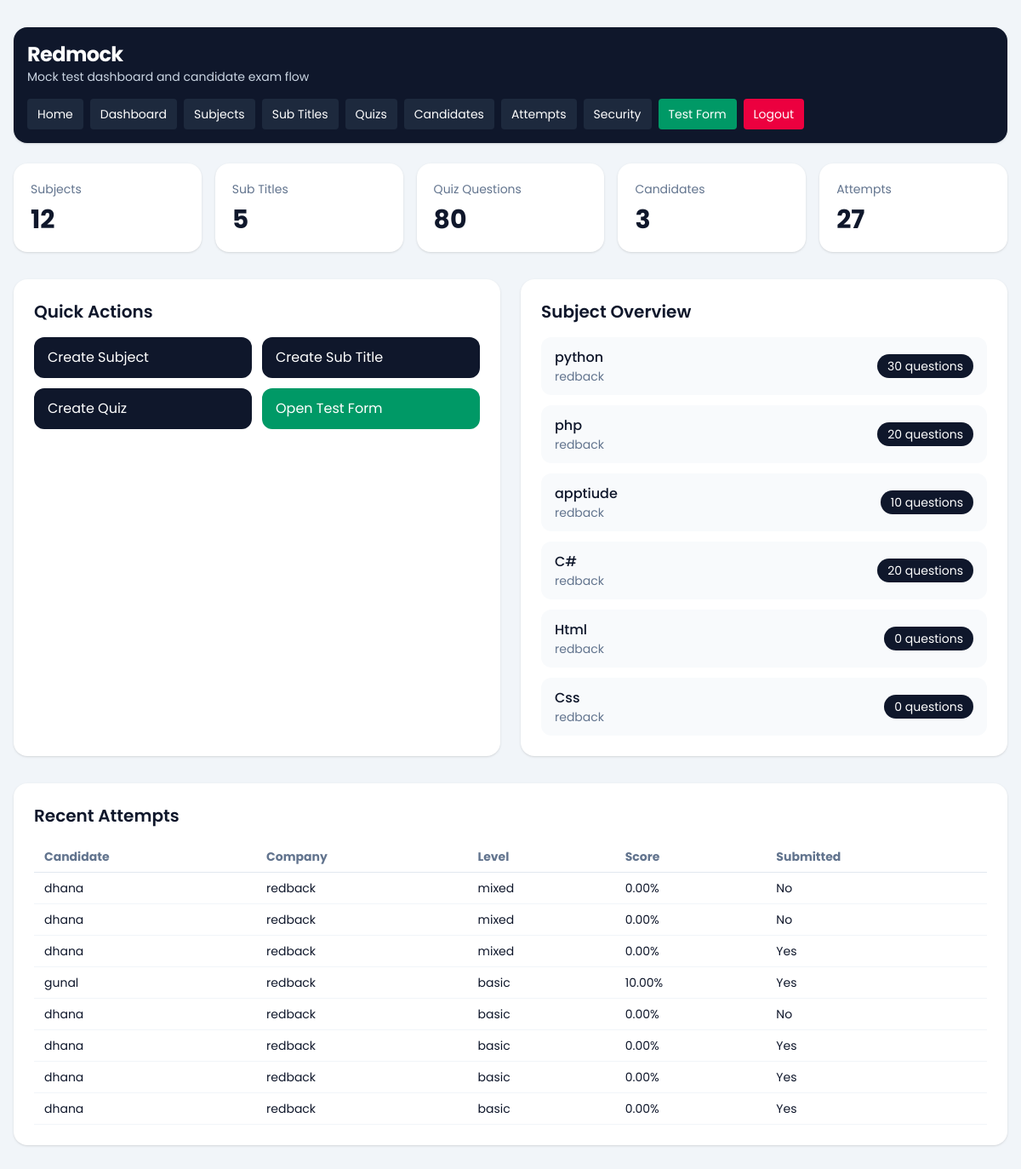
The app's page /dashboard/ (signed in), older data.
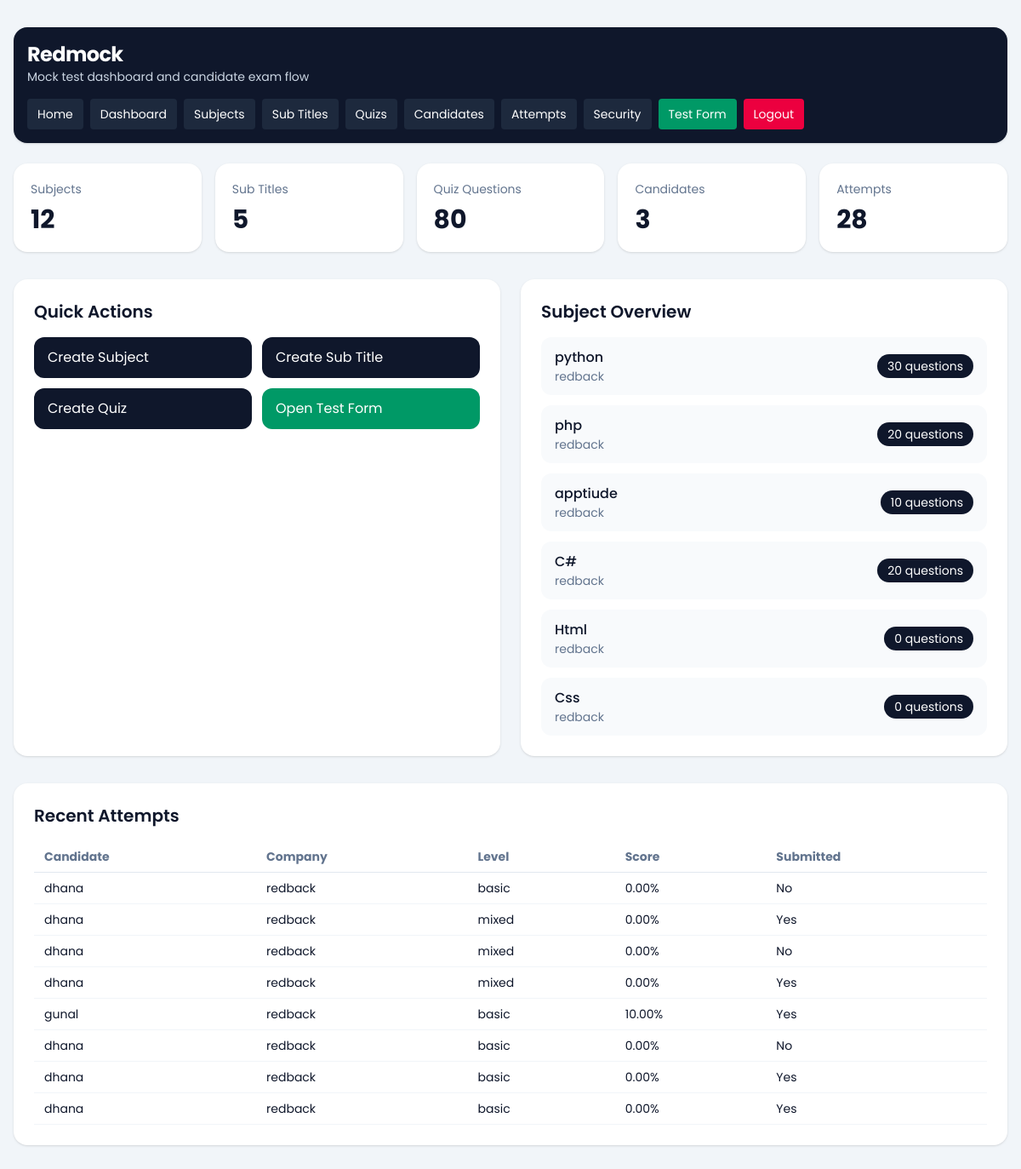
The same page, newer data.
### dashboard/models.py (models this page shows, shortened)
class TestSubject(models.Model):
    company = models.ForeignKey(Company, on_delete=models.CASCADE, related_name='subjects')
    subject = models.CharField(max_length=150)
    subject_svg = models.TextField(blank=True, null=True)
    created_at = models.DateTimeField(auto_now_add=True)
    class Meta:
        ordering = ['subject']
        unique_together = ('company', 'subject')

class Company(models.Model):
    name = models.CharField(max_length=150)
    image = models.ImageField(upload_to='company/', blank=True, null=True)
    email = models.EmailField(unique=True)
    password = models.CharField(max_length=128)
    is_active = models.BooleanField(default=True)
    full_screen_lock = models.BooleanField(default=False)
    pause_lock = models.BooleanField(default=False)
    tab_switch_guard_enabled = models.BooleanField(default=False)
    max_violation_warnings = models.PositiveIntegerField(default=3)
    exam_control_password = models.CharField(max_length=128, blank=True)
    created_at = models.DateTimeField(auto_now_add=True)
    updated_at = models.DateTimeField(auto_now=True)
    class Meta:
        ordering = ['name']
        verbose_name_plural = 'Companies'

### quiz/models.py (models this page shows, shortened)
class CandidateTestAttempt(models.Model):
    SESSION_SINGLE = 'single'
    SESSION_MULTI = 'multi'
    SESSION_CHOICES = [
        (SESSION_SINGLE, 'Single'),
        (SESSION_MULTI, 'Multi'),
    ]
    candidate = models.ForeignKey(Candidate, on_delete=models.CASCADE, related_name='attempts')
    company = models.ForeignKey(Company, on_delete=models.CASCADE, related_name='attempts')
    session_type = models.CharField(max_length=10, choices=SESSION_CHOICES)
    level = models.CharField(max_length=20)
    question_count = models.PositiveIntegerField()
    duration_minutes = models.PositiveIntegerField()
    selected_subjects = models.JSONField(default=list, blank=True)
    selected_sub_titles = models.JSONField(default=list, blank=True)
    answers_json = models.JSONField(default=list, blank=True)
    correct_count = models.PositiveIntegerField(default=0)
    wrong_count = models.PositiveIntegerField(default=0)
    percentage = models.DecimalField(max_digits=5, decimal_places=2, default=0)
    started_at = models.DateTimeField(blank=True, null=True)
    submitted_at = models.DateTimeField(blank=True, null=True)
    is_submitted = models.BooleanField(default=False)
    is_paused = models.BooleanField(default=False)
    paused_at = models.DateTimeField(blank=True, null=True)
    total_paused_seconds = models.PositiveIntegerField(default=0)
    tab_switch_count = models.PositiveIntegerField(default=0)
    warning_count = models.PositiveIntegerField(default=0)
    last_violation_at = models.DateTimeField(blank=True, null=True)
    violation_log_json = models.JSONField(default=list, blank=True)
    created_at = models.DateTimeField(auto_now_add=True)
    class Meta:
        ordering = ['-created_at']

class Candidate(models.Model):
    name = models.CharField(max_length=150)
    email = models.EmailField()
    designation_tech = models.CharField(max_length=150)
    created_at = models.DateTimeField(auto_now_add=True)
    class Meta:
        ordering = ['name']

### dashboard/views.py (the view)
# urls.py: path('', views.dashboard_home, name='home'),
@company_login_required
def dashboard_home(request):
    company = request.company
    context = {
        'subject_count': TestSubject.objects.filter(company=company).count(),
        'subtitle_count': SubTitle.objects.filter(test_subject__company=company).count(),
        'quiz_count': Quiz.objects.filter(test_subject__company=company).count(),
        'candidate_count': Candidate.objects.filter(attempts__company=company).distinct().count(),
        'attempt_count': CandidateTestAttempt.objects.filter(company=company).count(),
        'subjects': TestSubject.objects.filter(company=company).select_related('company').annotate(
            quiz_total=Count('quizzes')
        )[:6],
        'recent_attempts': CandidateTestAttempt.objects.filter(company=company).select_related(
            'candidate', 'company'
        )[:8],
        'company': company,
    }
    return render(request, 'dashboard/home.html', context)

### dashboard/views.py (called while the page is built)
def get_logged_in_company(request):
    company_id = request.session.get('company_id')
    if not company_id:
        return None
    return Company.objects.filter(id=company_id, is_active=True).first()

def company_login_required(view_func):
    @wraps(view_func)
    def wrapper(request, *args, **kwargs):
        company = get_logged_in_company(request)
        if not company:
            return redirect(f"{reverse('dashboard:login')}?next={request.path}")
        request.company = company
        return view_func(request, *args, **kwargs)
    return wrapper

### templates/dashboard/home.html (shortened to what this page needs)
{% extends "base.html" %}
{% block content %}
{% include 'dashboard/header.html' %}
<section class="grid gap-4 md:grid-cols-5">
    <div class="rounded-2xl bg-white p-5 shadow-sm">
        <p class="text-sm text-slate-500">Subjects</p>
        <p class="mt-2 text-3xl font-bold">{{ subject_count }}</p>
    </div>
    <div class="rounded-2xl bg-white p-5 shadow-sm">
        <p class="text-sm text-slate-500">Sub Titles</p>
        <p class="mt-2 text-3xl font-bold">{{ subtitle_count }}</p>
    </div>
    <div class="rounded-2xl bg-white p-5 shadow-sm">
        <p class="text-sm text-slate-500">Quiz Questions</p>
        <p class="mt-2 text-3xl font-bold">{{ quiz_count }}</p>
    </div>
    <div class="rounded-2xl bg-white p-5 shadow-sm">
        <p class="text-sm text-slate-500">Candidates</p>
        <p class="mt-2 text-3xl font-bold">{{ candidate_count }}</p>
    </div>
    <div class="rounded-2xl bg-white p-5 shadow-sm">
        <p class="text-sm text-slate-500">Attempts</p>
        <p class="mt-2 text-3xl font-bold">{{ attempt_count }}</p>
    </div>
</section>
<section class="mt-8 grid gap-6 lg:grid-cols-2">
    <div class="rounded-2xl bg-white p-6 shadow-sm">
        <div class="mb-4 flex items-center justify-between">
            <h2 class="text-xl font-semibold">Quick Actions</h2>
        </div>
        <div class="grid gap-3 sm:grid-cols-2">
            <a href="{% url 'dashboard:subject_create' %}" class="rounded-xl bg-slate-900 px-4 py-3 text-white">Create Subject</a>
            <a href="{% url 'dashboard:subtitle_create' %}" class="rounded-xl bg-slate-900 px-4 py-3 text-white">Create Sub Title</a>
            <a href="{% url 'dashboard:quiz_create' %}" class="rounded-xl bg-slate-900 px-4 py-3 text-white">Create Quiz</a>
            <a href="{% url 'quiz:start' %}" class="rounded-xl bg-emerald-600 px-4 py-3 text-white">Open Test Form</a>
            <a href="{% url 'dashboard:company_settings' %}" class="rounded-xl bg-indigo-600 px-4 py-3 text-white">Exam Security</a>
        </div>
    </div>
    <div class="rounded-2xl bg-white p-6 shadow-sm">
        <h2 class="text-xl font-semibold">Subject Overview</h2>
        <div class="mt-4 space-y-3">
            {% for subject in subjects %}
                <div class="flex items-center justify-between rounded-xl bg-slate-50 px-4 py-3">
                    <div>
                        <p class="font-medium">{{ subject.subject }}</p>
                        <p class="text-sm text-slate-500">{{ subject.company.name }}</p>
                    </div>
                    <span class="rounded-full bg-slate-900 px-3 py-1 text-sm text-white">{{ subject.quiz_total }} questions</span>
                </div>
            {% empty %}
                <p class="text-slate-500">No subjects created yet.</p>
            {% endfor %}
        </div>
    </div>
</section>
<section class="mt-8 rounded-2xl bg-white p-6 shadow-sm">
    <h2 class="text-xl font-semibold">Recent Attempts</h2>
    <div class="mt-4 overflow-x-auto">
        <table class="min-w-full text-left text-sm">
            <thead class="border-b border-slate-200 text-slate-500">
                <tr>
                    <th class="px-3 py-2">Candidate</th>
                    <th class="px-3 py-2">Company</th>
                    <th class="px-3 py-2">Level</th>
                    <th class="px-3 py-2">Score</th>
                    <th class="px-3 py-2">Submitted</th>
                </tr>
            </thead>
            <tbody>
                {% for attempt in recent_attempts %}
                    <tr class="border-b border-slate-100">
                        <td class="px-3 py-2">{{ attempt.candidate.name }}</td>
                        <td class="px-3 py-2">{{ attempt.company.name }}</td>
                        <td class="px-3 py-2">{{ attempt.level }}</td>
                        <td class="px-3 py-2">{{ attempt.percentage }}%</td>
                        <td class="px-3 py-2">{{ attempt.is_submitted|yesno:"Yes,No" }}</td>
                    </tr>
                {% empty %}
                    <tr>
                        <td colspan="5" class="px-3 py-6 text-center text-slate-500">No test attempts yet.</td>
                    </tr>
                {% endfor %}
            </tbody>
        </table>
    </div>
</section>
{% endblock %}

### templates/base.html (shortened to what this page needs)
{% load static %}
<!DOCTYPE html>
<html lang="en">
<head>
    <link rel="stylesheet" href="{% static 'css/tailwind-build.css' %}">
</head>
<body class="min-h-screen bg-slate-100 text-slate-900" style="font-family: 'Poppins', sans-serif;">
    <div class="min-h-screen">
        <main class="mx-auto max-w-7xl px-4 py-8">
            {% block content %}{% endblock %}
        </main>
    </div>
</body>
</html>

### templates/dashboard/header.html
<header class="bg-slate-900 text-white shadow mb-6 rounded-2xl">
    <div class="mx-auto flex max-w-7xl flex-wrap items-center justify-between gap-4 px-4 py-4">
        <div>
            <a href="/" class="text-2xl font-bold tracking-tight">Redmock</a>
            <p class="text-sm text-slate-300">Mock test dashboard and candidate exam flow</p>
        </div>
        <nav class="flex flex-wrap gap-2 text-sm">
            <a href="/" class="rounded bg-slate-800 px-3 py-2 hover:bg-slate-700">Home</a>
            {% if request.session.company_id %}
                <a href="/dashboard/" class="rounded bg-slate-800 px-3 py-2 hover:bg-slate-700">Dashboard</a>
                <a href="/dashboard/subjects/" class="rounded bg-slate-800 px-3 py-2 hover:bg-slate-700">Subjects</a>
                <a href="/dashboard/subtitles/" class="rounded bg-slate-800 px-3 py-2 hover:bg-slate-700">Sub Titles</a>
                <a href="/dashboard/quizzes/" class="rounded bg-slate-800 px-3 py-2 hover:bg-slate-700">Quizs</a>
                <a href="/dashboard/candidates/" class="rounded bg-slate-800 px-3 py-2 hover:bg-slate-700">Candidates</a>
                <a href="/dashboard/attempts/" class="rounded bg-slate-800 px-3 py-2 hover:bg-slate-700">Attempts</a>
                <a href="/dashboard/settings/security/" class="rounded bg-slate-800 px-3 py-2 hover:bg-slate-700">Security</a>
                <a href="/quiz/start/" class="rounded bg-emerald-600 px-3 py-2 hover:bg-emerald-500">Test Form</a>
                <a href="/dashboard/logout/" class="rounded bg-rose-600 px-3 py-2 hover:bg-rose-500">Logout</a>
            {% else %}
                <a href="/dashboard/login/" class="rounded bg-slate-800 px-3 py-2 hover:bg-slate-700">Dashboard Login</a>
            {% endif %}
        </nav>
    </div>
</header>

Row changes from the older to the newer data that the page shows:
no longer on this page (row unchanged): CandidateTestAttempt: candidate.name "dhana", company.name "redback", level "basic", percentage "0.00", is_submitted "Yes"
added CandidateTestAttempt: candidate.name "dhana", company.name "redback", level "basic", percentage "0.00", is_submitted "No"
changed CandidateTestAttempt (number 2 of 8 on the later page): is_submitted "No" → "Yes"
Text that changed along with them:
{{ attempt_count }}: "27" → "28"
